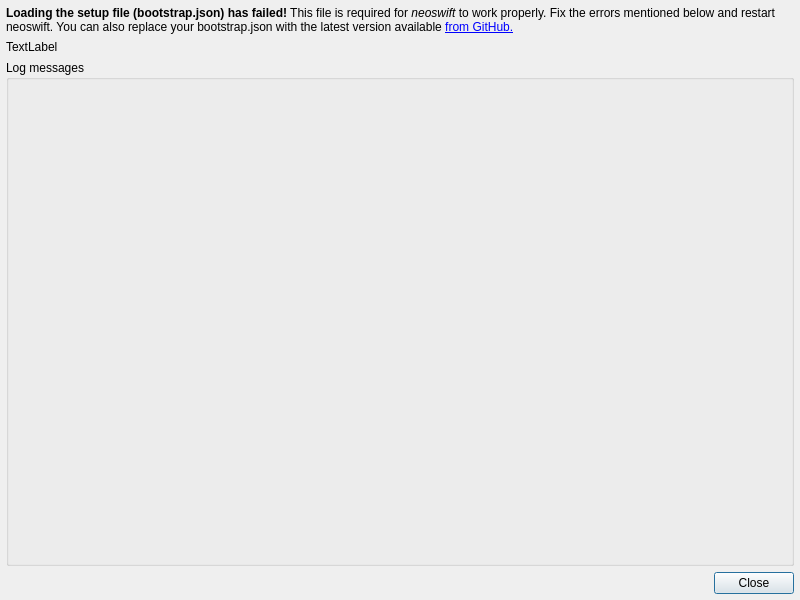
<?xml version="1.0" encoding="UTF-8"?>
<ui version="4.0">
 <class>CSetupLoadingDialog</class>
 <widget class="QDialog" name="CSetupLoadingDialog">
  <property name="geometry">
   <rect>
    <x>0</x>
    <y>0</y>
    <width>800</width>
    <height>600</height>
   </rect>
  </property>
  <property name="minimumSize">
   <size>
    <width>600</width>
    <height>400</height>
   </size>
  </property>
  <property name="windowTitle">
   <string>Loading the setup file failed</string>
  </property>
  <property name="modal">
   <bool>true</bool>
  </property>
  <layout class="QVBoxLayout" name="vl_SetupDialog">
   <property name="leftMargin">
    <number>6</number>
   </property>
   <property name="topMargin">
    <number>6</number>
   </property>
   <property name="rightMargin">
    <number>6</number>
   </property>
   <property name="bottomMargin">
    <number>6</number>
   </property>
   <item>
    <widget class="QLabel" name="lbl_Info">
     <property name="text">
      <string>&lt;html&gt;&lt;head/&gt;&lt;body&gt;&lt;p&gt;&lt;span style=&quot; font-weight:600;&quot;&gt;Loading the setup file (bootstrap.json) has failed!&lt;/span&gt; This file is required for &lt;span style=&quot; font-style:italic;&quot;&gt;neoswift&lt;/span&gt; to work properly. Fix the errors mentioned below and restart neoswift. You can also replace your bootstrap.json with the latest version available &lt;a href=&quot;https://raw.githubusercontent.com/swift-project/pilotclient/main/resources/share/shared/bootstrap/bootstrap.json&quot;&gt;&lt;span style=&quot; text-decoration: underline; color:#0000ff;&quot;&gt;from GitHub.&lt;/span&gt;&lt;/a&gt;&lt;/p&gt;&lt;/body&gt;&lt;/html&gt;</string>
     </property>
     <property name="textFormat">
      <enum>Qt::RichText</enum>
     </property>
     <property name="wordWrap">
      <bool>true</bool>
     </property>
     <property name="openExternalLinks">
      <bool>true</bool>
     </property>
    </widget>
   </item>
   <item>
    <widget class="QLabel" name="lbl_ownBootstrap">
     <property name="text">
      <string>TextLabel</string>
     </property>
     <property name="openExternalLinks">
      <bool>true</bool>
     </property>
    </widget>
   </item>
   <item>
    <widget class="QGroupBox" name="gb_Log">
     <property name="title">
      <string>Log messages</string>
     </property>
     <layout class="QVBoxLayout" name="vl_LogMessages">
      <item>
       <widget class="swift::gui::components::CStatusMessagesDetail" name="comp_Messages">
        <property name="sizePolicy">
         <sizepolicy hsizetype="Preferred" vsizetype="Expanding">
          <horstretch>0</horstretch>
          <verstretch>0</verstretch>
         </sizepolicy>
        </property>
        <property name="minimumSize">
         <size>
          <width>0</width>
          <height>200</height>
         </size>
        </property>
       </widget>
      </item>
     </layout>
    </widget>
   </item>
   <item>
    <widget class="QDialogButtonBox" name="bb_Dialog">
     <property name="orientation">
      <enum>Qt::Horizontal</enum>
     </property>
     <property name="standardButtons">
      <set>QDialogButtonBox::Close</set>
     </property>
    </widget>
   </item>
  </layout>
 </widget>
 <customwidgets>
  <customwidget>
   <class>swift::gui::components::CStatusMessagesDetail</class>
   <extends>QFrame</extends>
   <header>gui/components/statusmessagesdetail.h</header>
   <container>1</container>
  </customwidget>
 </customwidgets>
 <resources/>
 <connections>
  <connection>
   <sender>bb_Dialog</sender>
   <signal>accepted()</signal>
   <receiver>CSetupLoadingDialog</receiver>
   <slot>accept()</slot>
   <hints>
    <hint type="sourcelabel">
     <x>248</x>
     <y>254</y>
    </hint>
    <hint type="destinationlabel">
     <x>157</x>
     <y>274</y>
    </hint>
   </hints>
  </connection>
  <connection>
   <sender>bb_Dialog</sender>
   <signal>rejected()</signal>
   <receiver>CSetupLoadingDialog</receiver>
   <slot>reject()</slot>
   <hints>
    <hint type="sourcelabel">
     <x>316</x>
     <y>260</y>
    </hint>
    <hint type="destinationlabel">
     <x>286</x>
     <y>274</y>
    </hint>
   </hints>
  </connection>
 </connections>
</ui>
